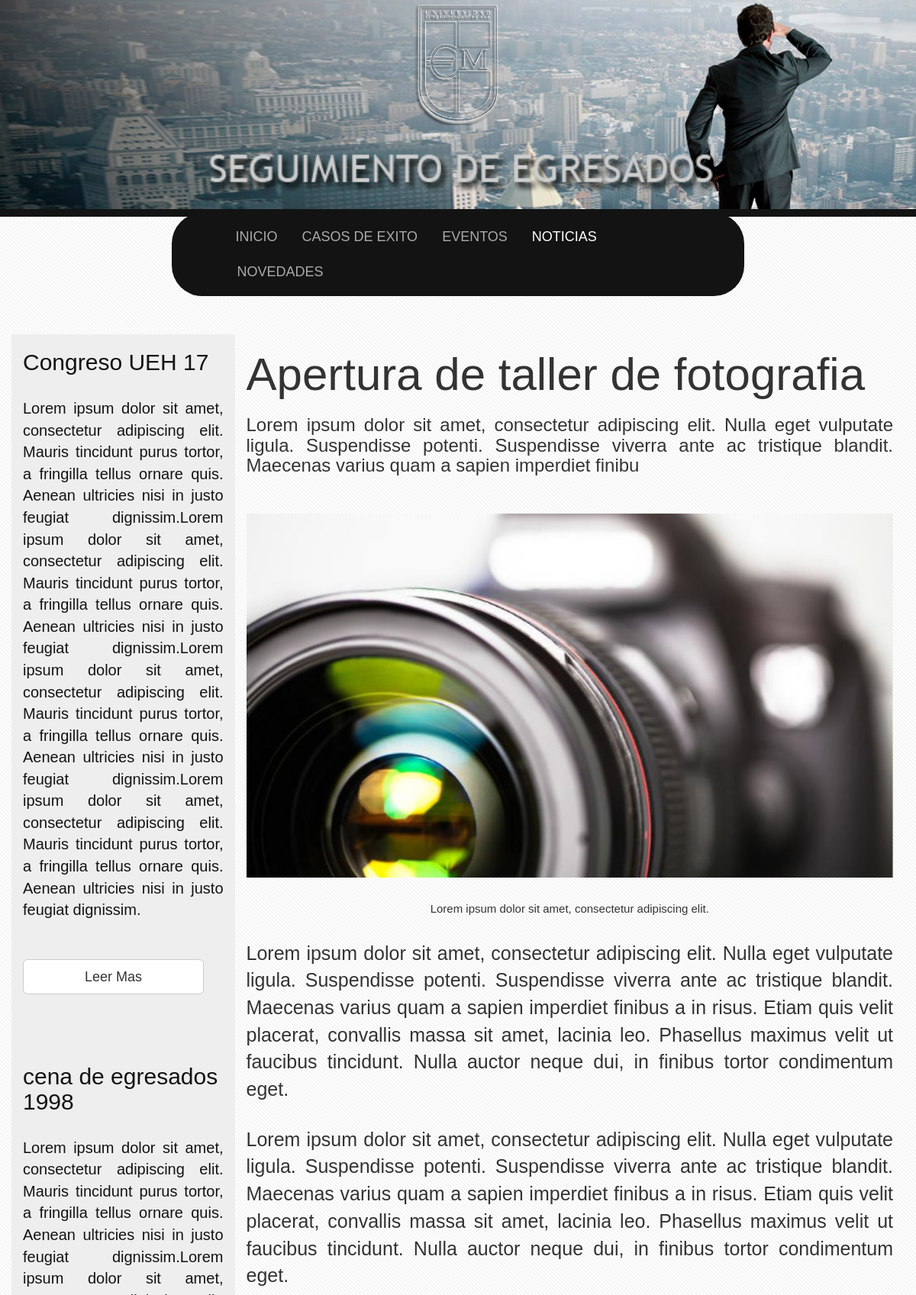
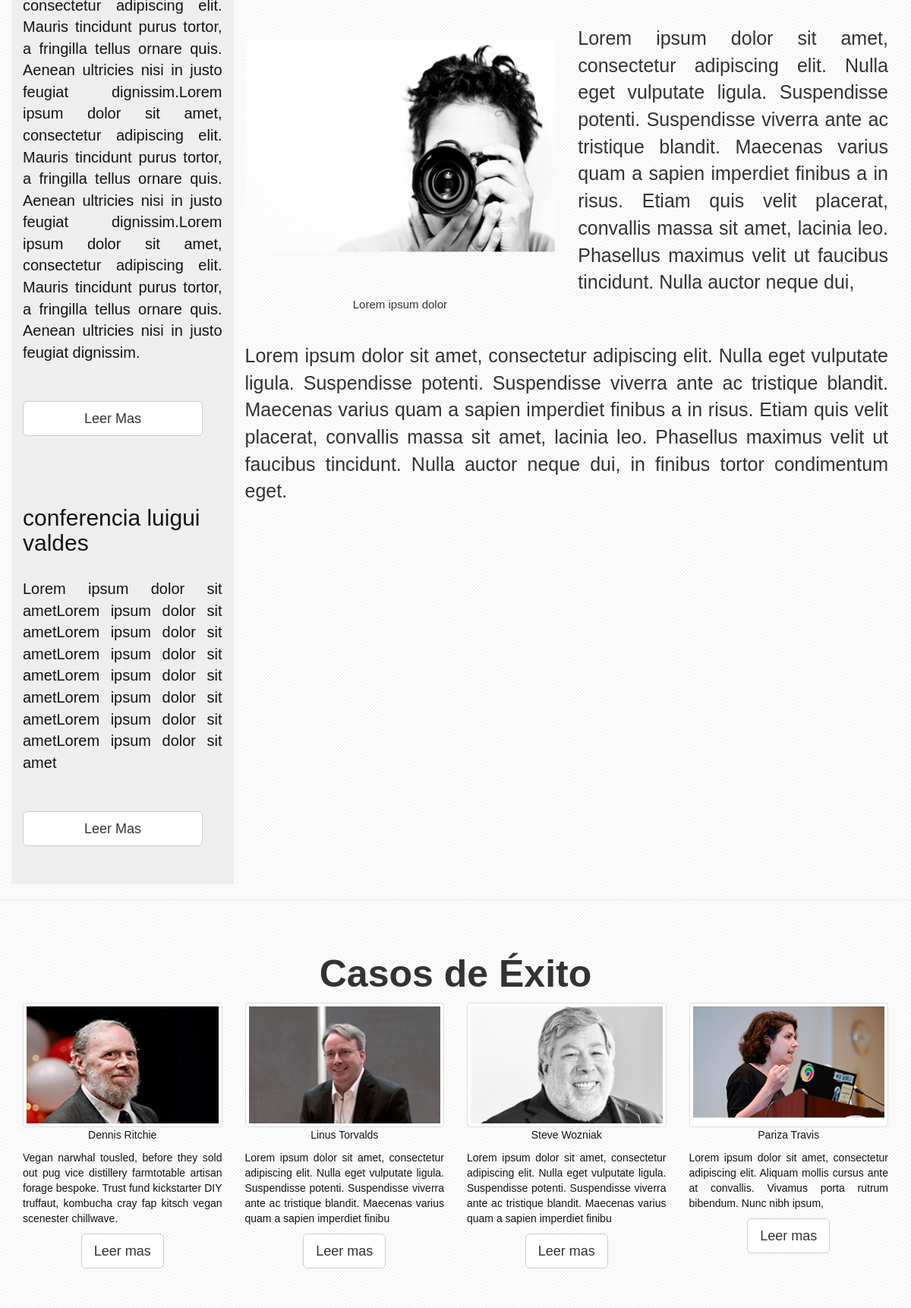
/php/noticia-3.php (upper part), run on the app's committed database (2 pictures, top to bottom).
### tables this page shows
CREATE TABLE `eventos` (
  `id_evento` int(11) NOT NULL,
  `titulo` varchar(45) NOT NULL,
  `texto1` text NOT NULL,
  `img1` text NOT NULL,
  `img2` text NOT NULL,
  `img3` text NOT NULL,
  `pieimg1` varchar(100) NOT NULL,
  `pieimg2` varchar(50) NOT NULL,
  `texto2` text NOT NULL,
  `texto3` text NOT NULL,
  `texto4` text NOT NULL,
  `texto5` text NOT NULL,
  `lugar` varchar(50) NOT NULL,
  `direccion` varchar(60) NOT NULL,
  `fecha` varchar(10) NOT NULL,
  `hora` varchar(5) NOT NULL,
  `ciudad` varchar(50) NOT NULL,
  `telefono` varchar(13) NOT NULL,
  `duracion` int(1) NOT NULL,
  `estado` varchar(9) NOT NULL
);

CREATE TABLE `noticias` (
  `id_noticia` int(11) NOT NULL,
  `noticia` varchar(100) NOT NULL,
  `texto1` varchar(200) NOT NULL,
  `img1` text NOT NULL,
  `img2` text NOT NULL,
  `img3` text NOT NULL,
  `imgpie1` varchar(100) NOT NULL,
  `imgpie2` varchar(50) NOT NULL,
  `texto2` text NOT NULL,
  `texto3` text NOT NULL,
  `texto4` text NOT NULL,
  `texto5` text NOT NULL,
  `fecha` varchar(10) NOT NULL,
  `estado` varchar(8) NOT NULL
);

CREATE TABLE `casoexito` (
  `id_caso` int(11) NOT NULL,
  `nombre_caso` varchar(36) NOT NULL,
  `texto1` varchar(200) NOT NULL,
  `img1` text NOT NULL,
  `img2` text NOT NULL,
  `img3` text NOT NULL,
  `imgpie1` varchar(100) NOT NULL,
  `imgpie2` varchar(50) NOT NULL,
  `texto2` text NOT NULL,
  `texto3` text NOT NULL,
  `texto4` text NOT NULL,
  `texto5` text NOT NULL,
  `fecha` varchar(10) NOT NULL,
  `estado` varchar(8) NOT NULL
);

### php/noticia-3.php (the view, shortened to what this page needs)
<?php
include "../config/cabecera-noticia.inc";
include "../config/config.inc";
$conexion = mysqli_connect($servidor, $usuario, $contrasena, $basededatos);
mysqli_set_charset($conexion, "utf8");
$peticion = "SELECT * FROM noticias WHERE estado = 'Activo3' ";
$resultado = mysqli_query($conexion, $peticion);
?>
<div id="caso-exito" class="container">
  <div class="row">
    <div id="side-bar" class="col-xs-3 visible-md visible-lg">
      <?php include "side-bar.inc"; ?>
    </div>
    <div class="col-xs-12 col-md-9">
    <?php while($fila = mysqli_fetch_array($resultado)){
      echo '
      <h1>'.$fila["noticia"].'</h1>
      <h3 class="text-justify">'.$fila["texto1"].'</h3>
      <img class="img-responsive center-block" src="../img/temp/fotonoticia3-1.png" alt="imagen principal">
      <p id="pie-foto-1" class="text-center">'.$fila["imgpie1"].'</p>
      <p  class="text-justify">'.$fila["texto2"].'</p>
      <p  class="text-justify">'.$fila["texto3"].'</p>
      <div id="img-texto" class="row">
        <div class="col-xs-12 col-md-6">
          <img class="center-block img-responsive" src="../img/temp/fotonoticia3-2.png" alt="imagen secundaria">
          <p id="pie-foto-2" class="text-center">'.$fila["imgpie2"].'</p>
        </div>
        <div class="col-xs-12 col-md-6">
          <p class="text-justify">'.$fila["texto4"].'</p>
        </div>
        <div class="col-xs-12">
          <p class="text-justify">'.$fila["texto5"].'</p>
          </div>
          ';
          }
          ?>
      </div>
    </div>
  </div>
</div>
<hr>
<?php include "lideres.inc"; ?>
<?php include "../config/pie-noticia.inc";  ?>

### php/side-bar.inc
<?php
include "../config/config.inc";
$conexion = mysqli_connect($servidor, $usuario, $contrasena, $basededatos);
  mysqli_set_charset($conexion, "utf8");
$peticion5 = "SELECT titulo, texto1 FROM eventos WHERE estado = 'Activo1'";
  $resultado5 = mysqli_query($conexion, $peticion5);
  $peticion6 = "SELECT titulo, texto1 FROM eventos WHERE estado = 'Activo2'";
  $resultado6 = mysqli_query($conexion, $peticion6);
  $peticion7 = "SELECT titulo, texto1 FROM eventos WHERE estado = 'Activo3'";
  $resultado7 = mysqli_query($conexion, $peticion7);
  while($fila5 = mysqli_fetch_array($resultado5)){
    $titulo1 = $fila5["titulo"];
    $texto1 = $fila5["texto1"];
  }
while($fila6 = mysqli_fetch_array($resultado6)){
  $titulo2 = $fila6["titulo"];
  $texto2 = $fila6["texto1"];
}
while($fila7 = mysqli_fetch_array($resultado7)){
  $titulo3 = $fila7["titulo"];
  $texto3 = $fila7["texto1"];
}
?>
<a href="evento-1.php">
<h2><?php echo $titulo1; ?></h2>
<p class="text-justify"><?php echo $texto1; ?></p>
</a>
<a href="evento-1.php"><button class="btn btn-default btn-lg" type="button">Leer Mas</button></a>
<hr>
<a href="evento-1.php">
<h2><?php echo $titulo2; ?></h2>
<p class="text-justify"><?php echo $texto2; ?></p>
</a>
<a href="evento-2.php"><button class="btn btn-default btn-lg" type="button">Leer Mas</button></a>
<hr>
<a href="evento-1.php">
<h2><?php echo $titulo3; ?></h2>
<p class="text-justify"><?php echo $texto3; ?></p>
</a>
<a href="evento-3.php"><button class="btn btn-default btn-lg" type="button">Leer Mas</button></a>

### php/lideres.inc (shortened to what this page needs)
<?php
$peticion4 = "SELECT nombre_caso, texto1, estado FROM casoexito WHERE estado = 'Activo1' || estado = 'Activo2' ||estado = 'Activo3' || estado = 'Activo4' ";
$resultado4 = mysqli_query($conexion, $peticion4);
while($fila4 = mysqli_fetch_array($resultado4)){
  if($fila4["estado"] == 'Activo1'){
    $nombre_caso1 = $fila4["nombre_caso"];
    $texto1 = $fila4["texto1"];
  }
  if($fila4["estado"] == 'Activo2'){
    $nombre_caso2 = $fila4["nombre_caso"];
    $texto2 = $fila4["texto1"];
  }
  if($fila4["estado"] == 'Activo3'){
    $nombre_caso3 = $fila4["nombre_caso"];
    $texto3 = $fila4["texto1"];
  }
  if($fila4["estado"] == 'Activo4'){
    $nombre_caso4 = $fila4["nombre_caso"];
    $texto4 = $fila4["texto1"];
  }
}
 ?>
<div id="lideres-noticia">
  <div class="lideres-noticia container">
    <div class="row">
      <h1 class="text-center">Casos de Éxito</h1>
      <div class="col-xs-12 col-md-3 col-sm-6 seccion-lider">
      <a href="caso-exito-1.php">
        <img class="img-responsive img-thumbnail center-block" src="../img/temp/fotolider1.png" alt="lider euro">
        <p class="text-center"><?php echo $nombre_caso1 ?></p>
        <p class="text-justify"><?php echo $texto1 ?></p>
      </a>
        <a href="caso-exito-1.php"><button class="center-block btn btn-default btn-lg hidden-xs" type="button">Leer mas</button></a>
      </div>
      <div class="col-xs-12 col-md-3 col-sm-6 seccion-lider">
      <a href="caso-exito-2.php">
        <img class="img-responsive img-thumbnail center-block" src="../img/temp/fotolider2.png" alt="lider euro">
        <p class="text-center"><?php echo $nombre_caso2 ?></p>
        <p class="text-justify"><?php echo $texto2 ?></p>
      </a>
        <a href="caso-exito-2.php"><button class="center-block btn btn-default btn-lg hidden-xs" type="button">Leer mas</button></a>
      </div>
      <div class="col-xs-12 col-md-3 col-sm-6 seccion-lider">
      <a href="caso-exito-3.php">
        <img class="img-responsive img-thumbnail center-block" src="../img/temp/fotolider3.png" alt="lider euro">
        <p class="text-center"><?php echo $nombre_caso3 ?></p>
        <p class="text-justify"><?php echo $texto3 ?></p>
        </a>
        <a href="caso-exito-3.php"><button class="center-block btn btn-default btn-lg hidden-xs" type="button">Leer mas</button></a>
      </div>
      <div class="col-xs-12 col-md-3 col-sm-6 seccion-lider">
      <a href="caso-exito-4.php">
        <img class="img-responsive img-thumbnail center-block" src="../img/temp/fotolider4.png" alt="lider euro">
        <p class="text-center"><?php echo $nombre_caso4 ?></p>
        <p class="text-justify"><?php echo $texto4 ?></p>
        </a>
        <a href="caso-exito-4.php"><button class="center-block btn btn-default btn-lg hidden-xs" type="button">Leer mas</button></a>
      </div>
    </div>
  </div>
</div>

### css/caso-exito.css (style rules this page uses)
body { font-family : "Trebuchet MS", Arial, Helvetica, sans-serif; background: #fff url(../img/overlay.png) repeat; }
a:link { text-decoration: none; }
#caso-exito { margin-top: 80px; }
#caso-exito h1, #caso-exito h3, { margin-bottom: 30px; }
#caso-exito img { margin-bottom: 30px; margin-top: 30px; }
#lideres-noticia { margin-top: 50px; margin-bottom: 50px; }
#lideres-noticia p { color: #131313; }
#lideres-noticia .seccion-lider { margin-bottom: 50px; }
#lideres-noticia h1 { font-size: 5rem; font-weight: 900; }
@media (min-width: 1170px) { #caso-exito { margin-top: 100px; } }
@media (min-width: 1170px) { #caso-exito h1 { font-size: 6rem; } }
@media (min-width: 1170px) { #caso-exito img { margin-top: 50px; width: 100%; } }
@media (min-width: 1170px) { #caso-exito p { margin-top: 30px; font-size: 2.5rem; } }
@media (min-width: 1170px) { #caso-exito .row #pie-foto-1 { font-size: 1.5rem; } }
@media (min-width: 1170px) { #caso-exito #img-texto #pie-foto-2 { font-size: 1.5rem; } }
@media (min-width: 1170px) { #side-bar { background-color: #eee; } }
@media (min-width: 1170px) { #side-bar button { padding-left: 80px; padding-right: 80px; margin-bottom: 50px; } }
@media (min-width: 1170px) { #side-bar h2 { color: #131313; } }
@media (min-width: 1170px) { #side-bar p { font-size: 2rem; color: #131313; margin-bottom: 50px; } }

### data on the page
eventos: titulo "Congreso UEH 17", texto1 "Lorem ipsum dolor sit amet, consectetur adipiscing elit. Mauris tincidunt purus tortor, a fringilla tellus ornare quis. Aenean ultricies nisi in justo feugiat dignissim.Lorem ipsum dolor sit amet, consectetur adipiscing elit. Mauris tincidunt purus tortor, a fringilla tellus ornare quis. Aenean ultricies nisi in justo feugiat dignissim.Lorem ipsum dolor sit amet, consectetur adipiscing elit. Mauris tincidunt purus tortor, a fringilla tellus ornare quis. Aenean ultricies nisi in justo feugiat dignissim.Lorem ipsum dolor sit amet, consectetur adipiscing elit. Mauris tincidunt purus tortor, a fringilla tellus ornare quis. Aenean ultricies nisi in justo feugiat dignissim."
eventos: titulo "cena de egresados 1998", texto1 "Lorem ipsum dolor sit amet, consectetur adipiscing elit. Mauris tincidunt purus tortor, a fringilla tellus ornare quis. Aenean ultricies nisi in justo feugiat dignissim.Lorem ipsum dolor sit amet, consectetur adipiscing elit. Mauris tincidunt purus tortor, a fringilla tellus ornare quis. Aenean ultricies nisi in justo feugiat dignissim.Lorem ipsum dolor sit amet, consectetur adipiscing elit. Mauris tincidunt purus tortor, a fringilla tellus ornare quis. Aenean ultricies nisi in justo feugiat dignissim.Lorem ipsum dolor sit amet, consectetur adipiscing elit. Mauris tincidunt purus tortor, a fringilla tellus ornare quis. Aenean ultricies nisi in justo feugiat dignissim."
eventos: titulo "conferencia luigui valdes", texto1 "Lorem ipsum dolor sit ametLorem ipsum dolor sit ametLorem ipsum dolor sit ametLorem ipsum dolor sit ametLorem ipsum dolor sit ametLorem ipsum dolor sit ametLorem ipsum dolor sit ametLorem ipsum dolor sit amet"
noticias: noticia "Apertura de taller de fotografia", texto1 "Lorem ipsum dolor sit amet, consectetur adipiscing elit. Nulla eget vulputate ligula. Suspendisse potenti. Suspendisse viverra ante ac tristique blandit. Maecenas varius quam a sapien imperdiet finibu", imgpie1 "Lorem ipsum dolor sit amet, consectetur adipiscing elit.", texto2 "Lorem ipsum dolor sit amet, consectetur adipiscing elit. Nulla eget vulputate ligula. Suspendisse potenti. Suspendisse viverra ante ac tristique blandit. Maecenas varius quam a sapien imperdiet finibus a in risus. Etiam quis velit placerat, convallis massa sit amet, lacinia leo. Phasellus maximus velit ut faucibus tincidunt. Nulla auctor neque dui, in finibus tortor condimentum eget.", texto3 "Lorem ipsum dolor sit amet, consectetur adipiscing elit. Nulla eget vulputate ligula. Suspendisse potenti. Suspendisse viverra ante ac tristique blandit. Maecenas varius quam a sapien imperdiet finibus a in risus. Etiam quis velit placerat, convallis massa sit amet, lacinia leo. Phasellus maximus velit ut faucibus tincidunt. Nulla auctor neque dui, in finibus tortor condimentum eget.", imgpie2 "Lorem ipsum dolor", texto4 "Lorem ipsum dolor sit amet, consectetur adipiscing elit. Nulla eget vulputate ligula. Suspendisse potenti. Suspendisse viverra ante ac tristique blandit. Maecenas varius quam a sapien imperdiet finibus a in risus. Etiam quis velit placerat, convallis massa sit amet, lacinia leo. Phasellus maximus velit ut faucibus tincidunt. Nulla auctor neque dui,", texto5 "Lorem ipsum dolor sit amet, consectetur adipiscing elit. Nulla eget vulputate ligula. Suspendisse potenti. Suspendisse viverra ante ac tristique blandit. Maecenas varius quam a sapien imperdiet finibus a in risus. Etiam quis velit placerat, convallis massa sit amet, lacinia leo. Phasellus maximus velit ut faucibus tincidunt. Nulla auctor neque dui, in finibus tortor condimentum eget."
casoexito: nombre_caso "Dennis Ritchie", texto1 "Vegan narwhal tousled, before they sold out pug vice distillery farmtotable artisan forage bespoke. Trust fund kickstarter DIY truffaut, kombucha cray fap kitsch vegan scenester chillwave."
casoexito: nombre_caso "Linus Torvalds", texto1 "Lorem ipsum dolor sit amet, consectetur adipiscing elit. Nulla eget vulputate ligula. Suspendisse potenti. Suspendisse viverra ante ac tristique blandit. Maecenas varius quam a sapien imperdiet finibu"
casoexito: nombre_caso "Steve Wozniak", texto1 "Lorem ipsum dolor sit amet, consectetur adipiscing elit. Nulla eget vulputate ligula. Suspendisse potenti. Suspendisse viverra ante ac tristique blandit. Maecenas varius quam a sapien imperdiet finibu"
casoexito: nombre_caso "Pariza Travis", texto1 "Lorem ipsum dolor sit amet, consectetur adipiscing elit. Aliquam mollis cursus ante at convallis. Vivamus porta rutrum bibendum. Nunc nibh ipsum,"
